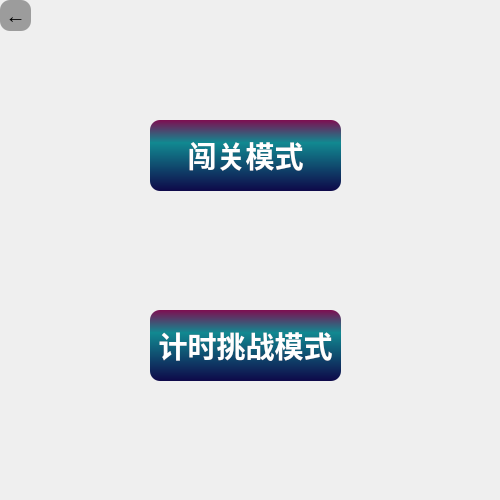
<?xml version="1.0" encoding="UTF-8"?>
<ui version="4.0">
 <class>challenge</class>
 <widget class="QWidget" name="challenge">
  <property name="geometry">
   <rect>
    <x>0</x>
    <y>0</y>
    <width>500</width>
    <height>500</height>
   </rect>
  </property>
  <property name="minimumSize">
   <size>
    <width>500</width>
    <height>500</height>
   </size>
  </property>
  <property name="maximumSize">
   <size>
    <width>500</width>
    <height>500</height>
   </size>
  </property>
  <property name="windowTitle">
   <string>挑战模式</string>
  </property>
  <widget class="QPushButton" name="breakButton">
   <property name="geometry">
    <rect>
     <x>150</x>
     <y>120</y>
     <width>191</width>
     <height>71</height>
    </rect>
   </property>
   <property name="font">
    <font>
     <pointsize>22</pointsize>
     <weight>75</weight>
     <bold>true</bold>
    </font>
   </property>
   <property name="styleSheet">
    <string notr="true">#breakButton{
	background-color:qlineargradient(spread:pad, x1:0, y1:1, x2:0, y2:0, stop:0 rgba(14, 8, 73, 255), stop:0.679775 rgba(17, 137, 145, 255), stop:1 rgba(126, 14, 81, 255));
	border-radius:10px;
	color:white;
}

#breakButton:hover{
	background-color:rgb(44, 54, 148);
	border-radius:10px;
}

#breakButton::pressed{
	background-color:rgb(26, 23, 116);
	border-radius:10px;
}</string>
   </property>
   <property name="text">
    <string>闯关模式</string>
   </property>
  </widget>
  <widget class="QPushButton" name="timingButton">
   <property name="geometry">
    <rect>
     <x>150</x>
     <y>310</y>
     <width>191</width>
     <height>71</height>
    </rect>
   </property>
   <property name="font">
    <font>
     <pointsize>22</pointsize>
     <weight>75</weight>
     <bold>true</bold>
    </font>
   </property>
   <property name="styleSheet">
    <string notr="true">#timingButton{
	background-color:qlineargradient(spread:pad, x1:0, y1:1, x2:0, y2:0, stop:0 rgba(14, 8, 73, 255), stop:0.679775 rgba(17, 137, 145, 255), stop:1 rgba(126, 14, 81, 255));
	border-radius:10px;
	color:white;
}

#timingButton:hover{
	background-color:rgb(44, 54, 148);
	border-radius:10px;
}

#timingButton::pressed{
	background-color:rgb(26, 23, 116);
	border-radius:10px;
}</string>
   </property>
   <property name="text">
    <string>计时挑战模式</string>
   </property>
  </widget>
  <widget class="QPushButton" name="retButton">
   <property name="geometry">
    <rect>
     <x>0</x>
     <y>0</y>
     <width>31</width>
     <height>31</height>
    </rect>
   </property>
   <property name="sizePolicy">
    <sizepolicy hsizetype="Preferred" vsizetype="Preferred">
     <horstretch>0</horstretch>
     <verstretch>0</verstretch>
    </sizepolicy>
   </property>
   <property name="font">
    <font>
     <pointsize>15</pointsize>
     <weight>50</weight>
     <italic>false</italic>
     <bold>false</bold>
    </font>
   </property>
   <property name="contextMenuPolicy">
    <enum>Qt::ActionsContextMenu</enum>
   </property>
   <property name="styleSheet">
    <string notr="true">#retButton{
	background-color:rgb(156, 156, 156);
	border-radius:10px;
}

#retButton:hover{
	background-color:rgb(107, 107, 107);
	border-radius:10px;
}

#retButton::pressed{
	background-color:rgb(50, 50, 50);
	border-radius:10px;
}
</string>
   </property>
   <property name="text">
    <string>←</string>
   </property>
  </widget>
  <zorder>timingButton</zorder>
  <zorder>breakButton</zorder>
  <zorder>retButton</zorder>
 </widget>
 <resources/>
 <connections/>
</ui>
